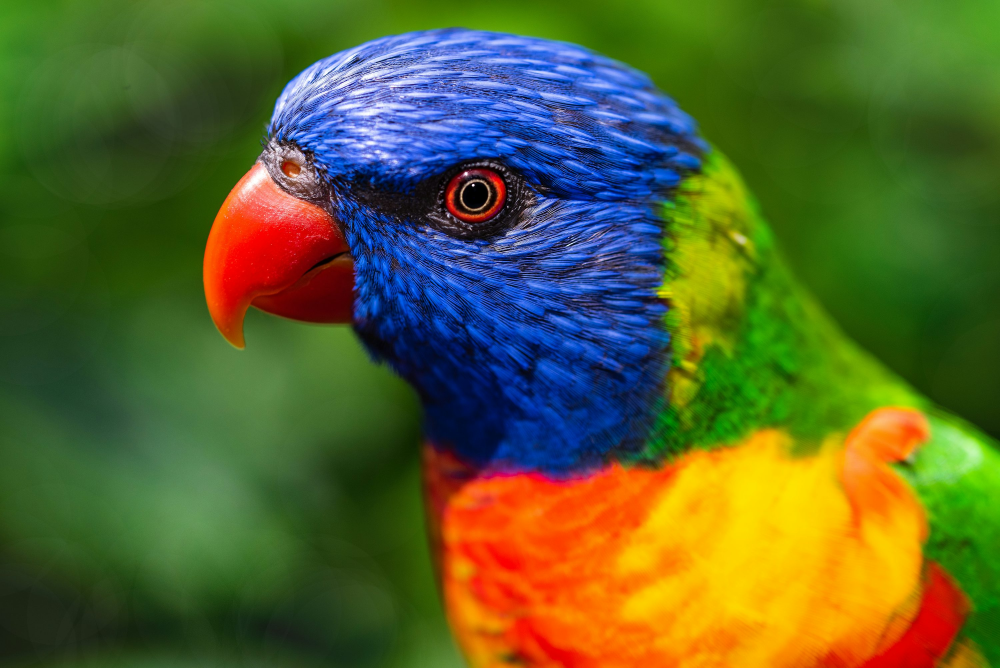
#> input picture Day 2/Bird.jpeg, 3000 x 2003 px (shown at 1/3 size)
$ python 'Color spaces.py'
#> lines starting #> are read from the running program, lines starting #| are printed output that depends on the picture; after the words box and inside, x2 and y2 are one past the last pixel; in counts of white or black regions, pixels touching at a corner belong together
import cv2
import numpy as np
import matplotlib.pyplot as plt
import os
current_dir=os.path.dirname(__file__)
img_path=os.path.join(current_dir,"Bird.jpeg")
img=cv2.imread(img_path,cv2.IMREAD_COLOR)
#> img is the input picture: shape (2003, 3000, 3); mean B, G, R 46.1, 98, 87.9
rgb=cv2.cvtColor(img,cv2.COLOR_BGR2RGB)
#resizing before display
cv2.namedWindow("RGB",cv2.WINDOW_NORMAL)
cv2.imshow("RGB",rgb)
cv2.resizeWindow("RGB",800,600)
hsv=cv2.cvtColor(img,cv2.COLOR_BGR2HSV)
#> hsv: shape (2003, 3000, 3); mean H, S, V 56, 200.9, 135.2
cv2.namedWindow("HSV",cv2.WINDOW_NORMAL)
cv2.imshow("HSV",hsv)
cv2.resizeWindow("HSV",800,600)
lab=cv2.cvtColor(img,cv2.COLOR_BGR2LAB)
#> lab: shape (2003, 3000, 3); mean of channels 0, 1, 2 106.1, 121.7, 153.1
cv2.namedWindow("LAB",cv2.WINDOW_NORMAL)
cv2.imshow("LAB",lab)
cv2.resizeWindow("LAB",800,600)
cv2.namedWindow("Org",cv2.WINDOW_NORMAL)
cv2.imshow("Org",img)
cv2.resizeWindow("Org",800,600)
#identifying red color
#red appears twice at low(0-10) and at high(170-180) hue values
lower_red1=np.array([0,120,70])
upper_red1=np.array([10,255,255])
lower_red2=np.array([170,120,70])
upper_red2=np.array([180,255,255])
mask1=cv2.inRange(hsv,lower_red1,upper_red1)
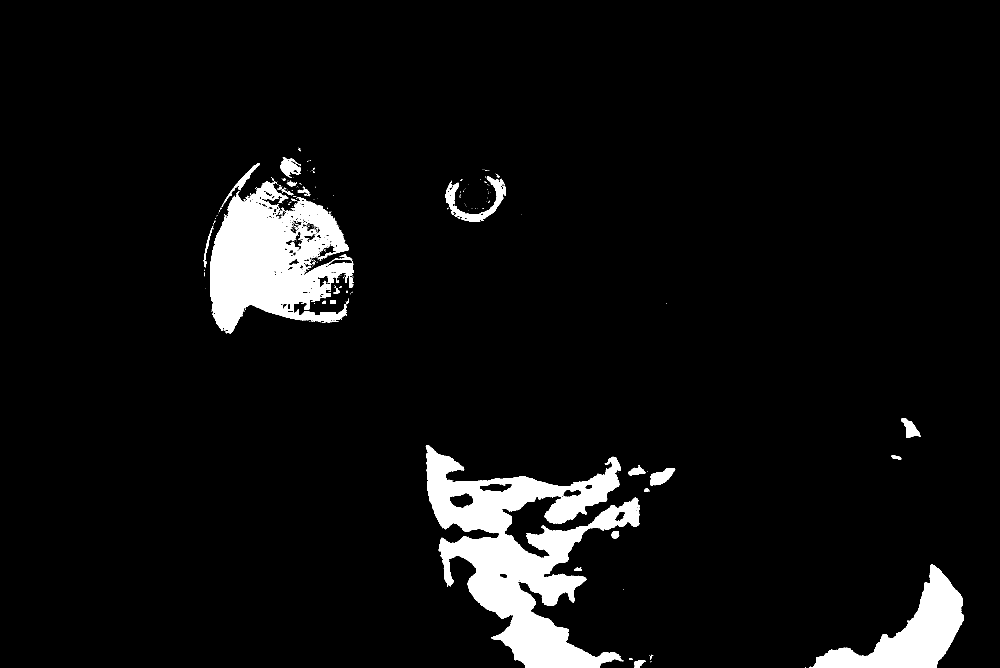
#> mask1: shape (2003, 3000) (shown at 1/3 size); 5.9% white; 358 white regions (319 under 20 px), largest, box (x1, y1, x2, y2) and area: (1277, 1335, 1920, 2003) 170418, (630, 544, 1062, 1000) 112984, (2428, 1693, 2892, 2003) 51107
mask2=cv2.inRange(hsv,lower_red2,upper_red2)
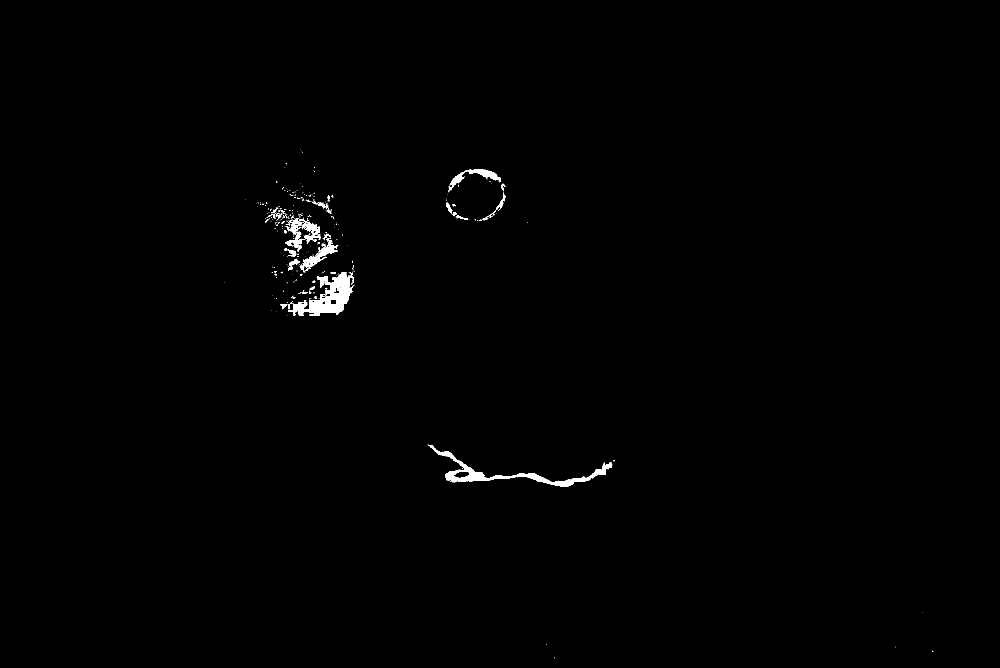
#> mask2: shape (2003, 3000) (shown at 1/3 size); 0.53% white; 374 white regions (325 under 20 px), largest, box (x1, y1, x2, y2) and area: (878, 818, 1063, 946) 9979, (1283, 1334, 1837, 1459) 8807, (1346, 508, 1503, 571) 2291
red_mask=cv2.bitwise_or(mask1,mask2)
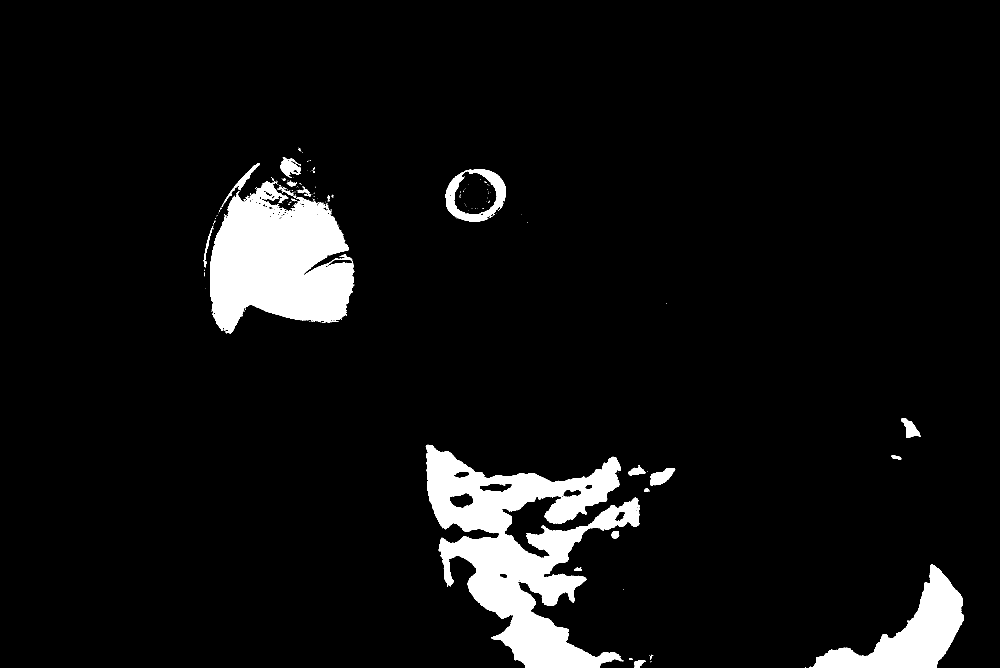
#> red_mask: shape (2003, 3000) (shown at 1/3 size); 6.4% white; 252 white regions (221 under 20 px), largest, box (x1, y1, x2, y2) and area: (1277, 1334, 1920, 2003) 179259, (630, 544, 1063, 1000) 133337, (2428, 1693, 2892, 2003) 51115
red_areas=cv2.bitwise_and(img,img,mask=red_mask)
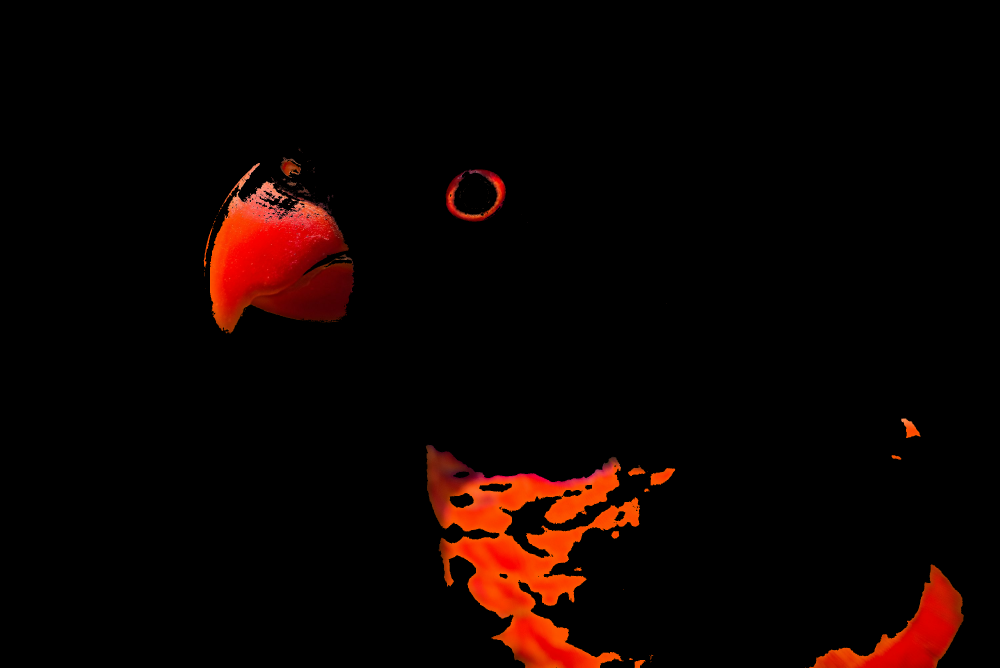
#> red_areas: shape (2003, 3000, 3) (shown at 1/3 size); mean B, G, R 0.6, 2.7, 13.3
#resizing before display
scale_percent=30  # shrink to 30%
width=int(img.shape[1]*scale_percent / 100)
#> width = 900
height=int(img.shape[0]*scale_percent / 100)
#> height = 600
mask1_small=cv2.resize(mask1,(width, height))
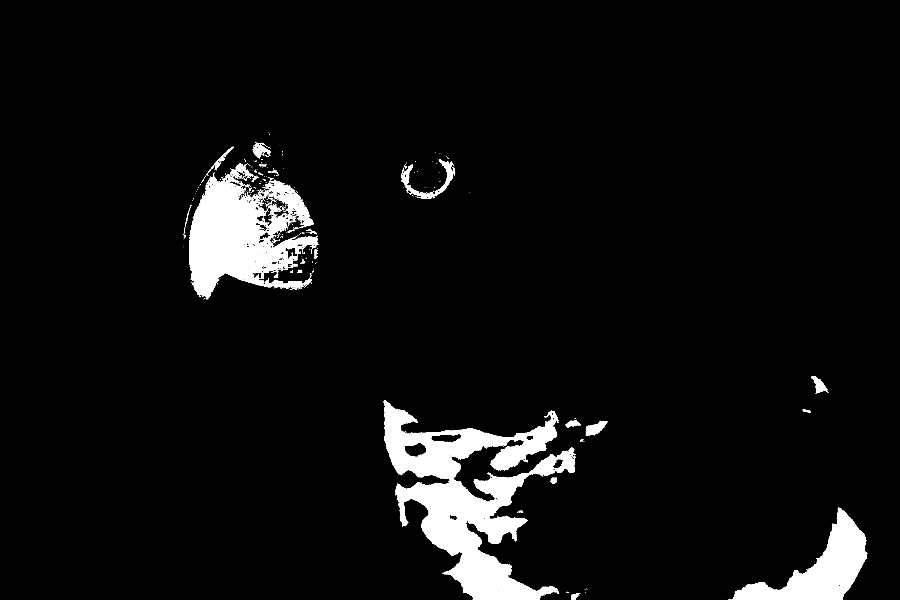
#> mask1_small: shape (600, 900); min 0, max 255, mean 15
mask2_small=cv2.resize(mask2,(width, height))
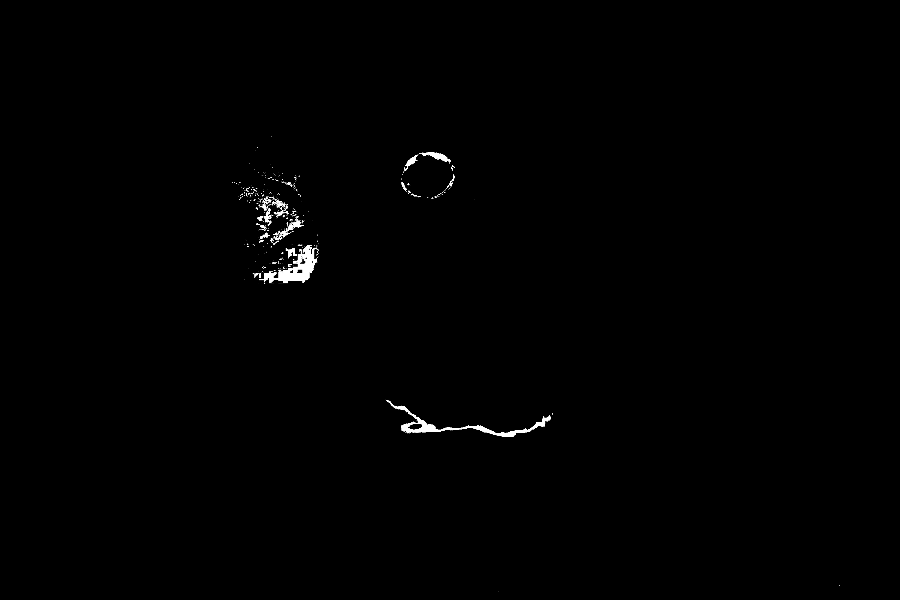
#> mask2_small: shape (600, 900); min 0, max 255, mean 1.3
red_mask_small=cv2.resize(red_mask,(width, height))
red_areas_small=cv2.resize(red_areas,(width, height))
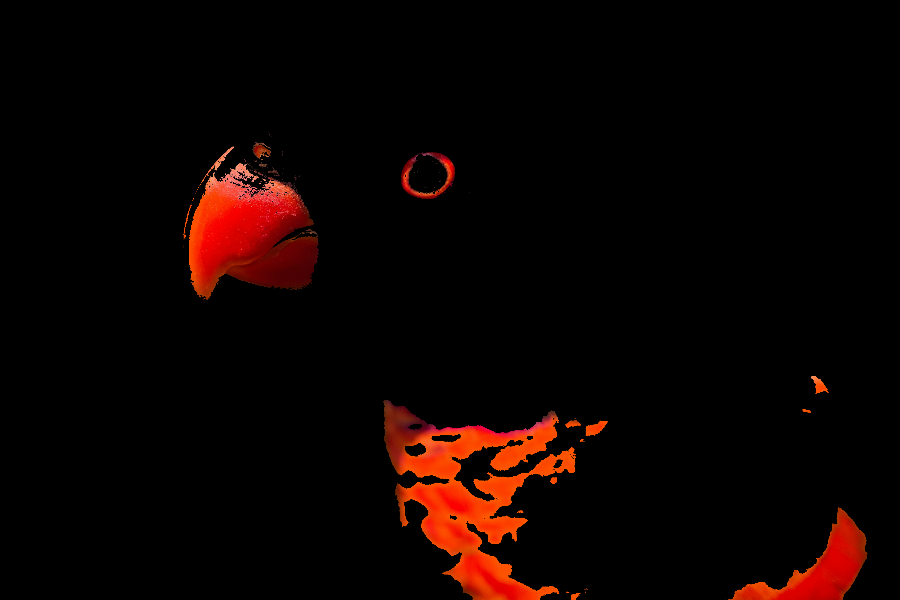
#> red_areas_small: shape (600, 900, 3); mean B, G, R 0.6, 2.7, 13.3
cv2.imshow("Mask 1",mask1_small)
cv2.imshow("Mask 2",mask2_small)
cv2.imshow("Red mask",red_mask_small)
cv2.imshow("Red areas",red_areas_small)
cv2.waitKey(0)
cv2.destroyAllWindows()
